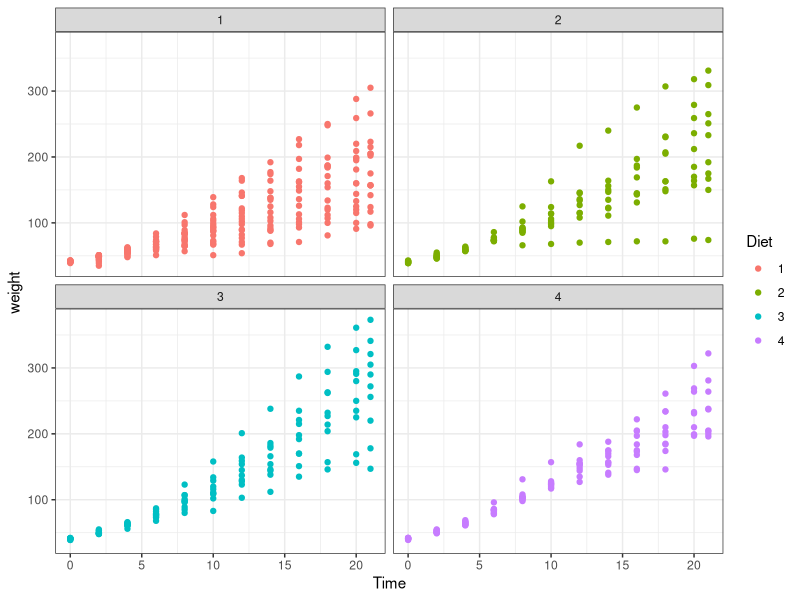

The R script that drew this image: (Note: this script raises an error after producing the figure.)

## Code written by Sofia Gil-Clavel for "Session 3: R-Workshop"
## February 21st, 2025.


# Cleaning the environment
rm(list = ls())
gc()

# Opening the packages
library(tidyverse)

# Let's turn our data into a tibble:
# ChickWeight<- # Save here the tibble of the data

# Visualizing the data
ChickWeight%>%
  ggplot(aes(Time,weight,color=Diet))+
  geom_point()+
  # geom_smooth(method = lm, alpha = 0.5) +
  facet_wrap(Diet~.)+
  theme_bw()

#### 3. Linear Models ####
#### Basic linear model ####
# First, let's analyse the association between Time & Weight in general:
lm() # How do you need to write the parameters?

# Now, let's save the model in an object
# LM1<-# Save here the first model

  #### Detecting outliers ####
# As the initial graph shows, the outliers are the biggest and smallest numbers
# in Diet 2. So, let's look for them:
ChickWeight%>%
  filter(Diet==2,Time==21)%>%
  filter(weight==max(weight) | weight==min(weight))

# The Chicks' IDs are 21 and 24. So, let's add a color row to highlight it in our plots:
# Outliers= # Save here the vector of outliers

# Now let's create a new column with the specific colors
ChickWeight=ChickWeight%>%
  mutate(color=ifelse(Chick%in%Outliers,999,Diet))

ChickWeight$color

# Visualizing the data
ChickWeight%>%
  ggplot(aes(Time,weight,group = Diet,color=color))+
  geom_point()+
  facet_wrap(Diet~.)+
  theme_bw()+
  theme(legend.position = "none")

# Perfect, let's remove the outliers from the data:
ChickWeight_wO=ChickWeight%>%
  filter(color!=999)

# To check the linear model assumptions:
# par(mfrow = c(2, 2)) # You can activate this to visualize everything 
#                       # in the same plot.
plot() # What do you need to write as a parameter?

  
# Check the coefficients, standard errors, and p-values
# How do you check them?

# To check the confidence intervals:
# How do you check them?

#### Now, let's see the effect that the diets had: ####
# Let's check the reference category:
levels(ChickWeight$Diet)

#### Adding time ####
# The model formula weight~Time+Diet creates a model with different 
# y-intercepts for each species: 

# Let's check the association:
LM2<-lm(weight~Time+Diet,data = ChickWeight_wO)

#### Adding interactions ####
# We can add an interaction, so that the slopes of the regression 
# lines are different for each diet.
LM3<-lm(weight~Time*Diet,data = ChickWeight_wO)

#### ANOVA ####
# So, which model is the best?
# Compare the two:
# anova() # What do you need to write here?

# This statistical test generates a p-value of 0. 
# This implies that there is evidence that the null 
# hypothesis that the interaction term is needed by 
# the model. For this reason, we will conduct further 
# analysis on the model with the interaction term.

#### Predicting ####
# If we needed to estimate the chicks weight at a time that was not observed 
# in the experiment, we could use the predict() method. It takes the model object 
# and a data frame of new values for prediction. For example, the model estimates 
# for times beyond 21 can be computed via:

new_values <- data.frame(Diet=rep(1:4,each=10),
                         Time = 21:30)

new_values$Diet=factor(new_values$Diet)
LM2pr=predict(LM3, new_values)

## But what about the prediction intervals?
LM2pr=predict() # What do you need to write here?

# Can we plot the prediction?
LM2pred=LM2pr$fit%>%
  bind_cols(new_values)%>%
  mutate(weight=fit)%>%
  select(-fit)

ChickWeight_wO%>%
  mutate(lwr=NA,upr=NA)%>%
  select(-Chick,-color)%>%
  ggplot(aes(Time,weight,fill=Diet,color=Diet))+
  geom_smooth(method = lm, alpha = 0.2,se = FALSE) +
  geom_ribbon(data=LM2pred,aes(ymin = lwr, ymax = upr),alpha = 0.2) +
  geom_line(data=LM2pred,aes(Time,weight))+
  facet_wrap(Diet~.)+
  theme_bw()

#### generalized linear models ####
# First let us turn the Titanic data into a tibble
Titanic2=tibble() # What do you need to write here?

# How could you analyse the variable Survived?
# GLM1= #?

